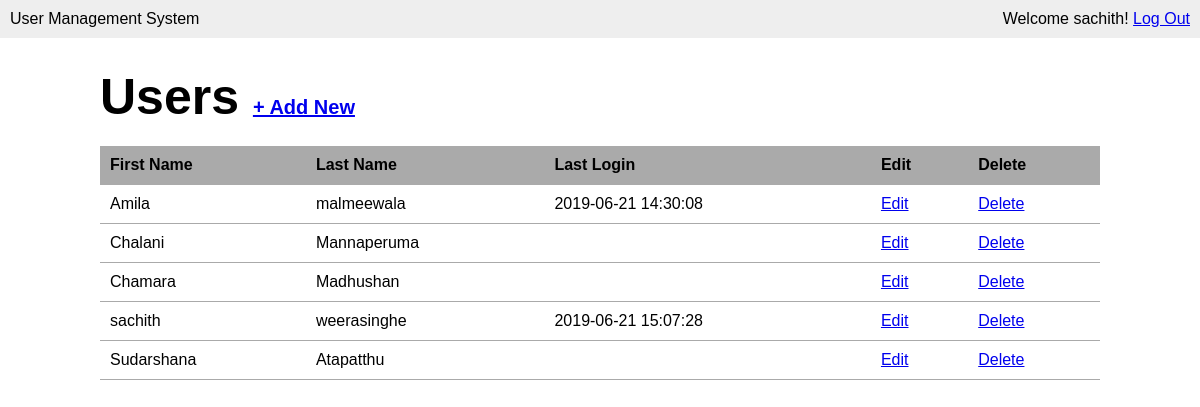
/users.php (signed in), run on the app's committed database.
### tables this page shows
CREATE TABLE `user` (
  `id` int(11) NOT NULL,
  `first_name` varchar(50) NOT NULL,
  `last_name` varchar(100) NOT NULL,
  `email` varchar(100) NOT NULL,
  `password` varchar(40) NOT NULL,
  `last_login` datetime DEFAULT NULL,
  `is_deleted` tinyint(1) NOT NULL
);

### users.php (the view, shortened to what this page needs)
<?php require_once 'inc/connection.php';?>
<?php
$user_list = '';
$query = "SELECT * FROM user WHERE is_deleted=0 ORDER BY first_name";
$users = mysqli_query($connection, $query);
while ($user = mysqli_fetch_assoc($users)) {
    $user_list .= "<tr>";
    $user_list .= "<td>{$user['first_name']}</td>";
    $user_list .= "<td>{$user['last_name']}</td>";
    $user_list .= "<td>{$user['last_login']}</td>";
    $user_list .= "<td><a href=\"modify-user.php?user_id={$user['id']}\">Edit</a></td>";
    $user_list .= "<td><a href=\"delete-user.php?user_id={$user['id']}\"
                    onclick=\"return confirm('Are you sure?');\">Delete</a></td>";
    $user_list .= "</tr>";
}
?>
<!DOCTYPE html>
<html lang="en">
<head>
    <link rel="stylesheet" href="css/main.css">
</head>
<body>
    <header>
        <div class="appname">User Management System</div>
        <div class="loggedin">Welcome <?php echo $_SESSION['first_name']; ?>! <a href="logout.php">Log Out</a></div>
    </header>
    <main>
        <h1>Users <span><a href="add-user.php">+ Add New</a></span></h1>
        <table class="masterlist">
            <tr>
                <th>First Name</th>
                <th>Last Name</th>
                <th>Last Login</th>
                <th>Edit</th>
                <th>Delete</th>
            </tr>
            <?php echo $user_list; ?>
        </table>
    </main>
</body>
</html>

### css/main.css (style rules this page uses)
* { margin: 0%; }
body { font-family: Arial, Helvetica, sans-serif; font-size: 16px; }
header { background: #eee; overflow: auto; padding: 10px; }
header .appname { float: left; }
header .loggedin { float: right; }
main { width: 1000px; margin: 30px auto; }
main h1 { margin-bottom: 20px; font-size: 50px; }
main h1 span { font-size: 20px; }
table.masterlist { width: 100%; border-collapse: collapse; }
table.masterlist th { background: #aaa; text-align: left; }
table.masterlist th, table.masterlist td { padding: 10px; border-bottom: 1px solid #aaa; }

### data on the page
user: first_name "Amila", last_name "malmeewala", last_login "2019-06-21 14:30:08"
user: first_name "Chalani", last_name "Mannaperuma"
user: first_name "Chamara", last_name "Madhushan"
user: first_name "sachith", last_name "weerasinghe", last_login "2019-06-21 15:07:28"
user: first_name "Sudarshana", last_name "Atapatthu"

### other printed values
$_SESSION['first_name'] "sachith"
